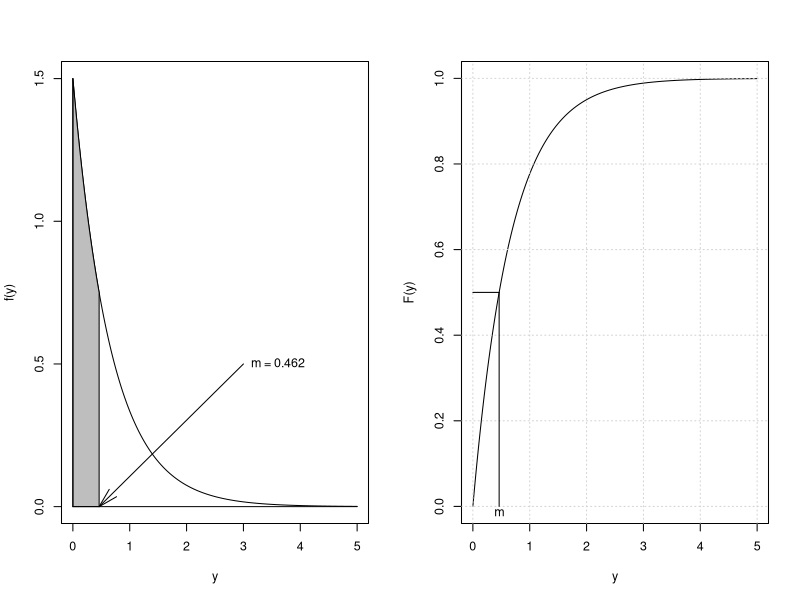
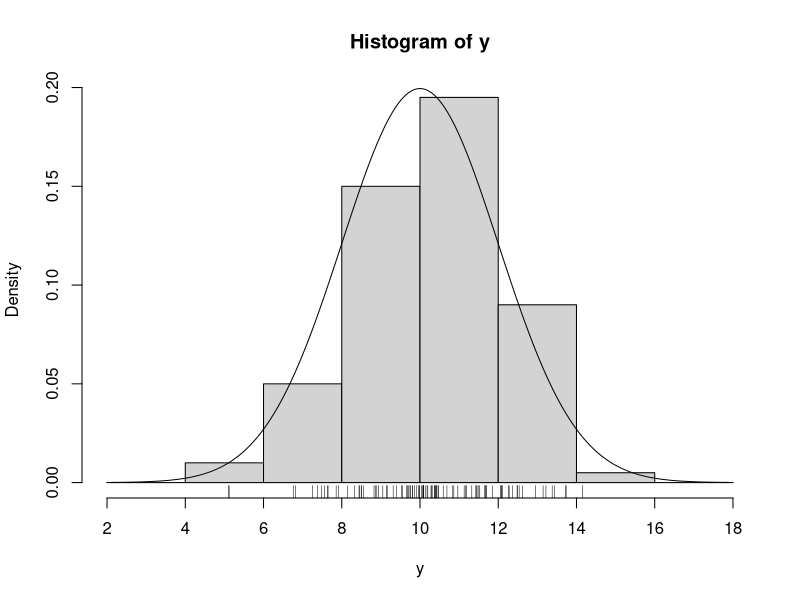
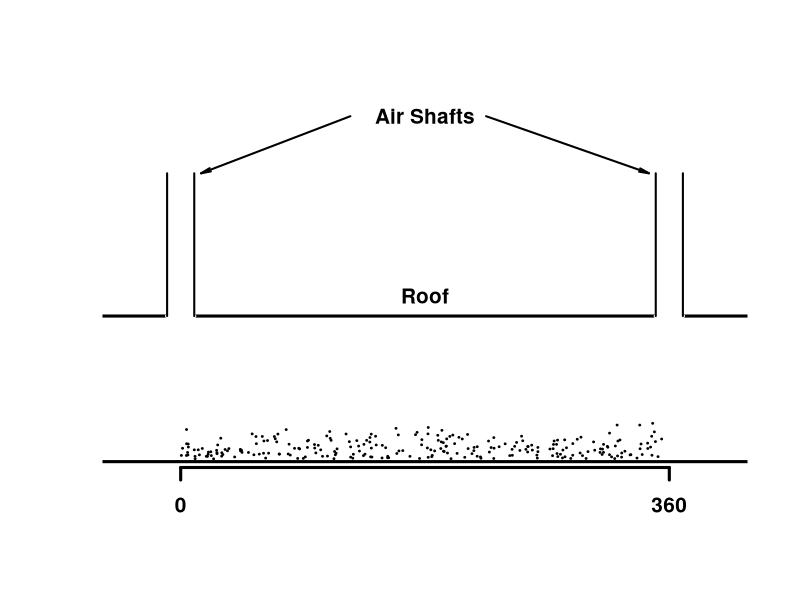

The R script that drew these images, in order:
## ---- chunk 1
par(mfrow=c(1,2), cex=.75)
y <- seq(0, 5, 0.0001)
f.y <- function(y) dexp(y, 1.5)
F.y <- function(y) pexp(y, 1.5)
m <- qexp(.5, 1.5)

plot(y, f.y(y), type="l", ylab="f(y)")
polygon(c(0, y[y<m], m), c(0, f.y(y[y<m]), 0), col="gray")
lines(x=c(0, 5), y=c(0,0))
lines(x=c(0, 0), y=c(0,1.5))
arrows(3, .5, m, 0, .2, 15)
text(3, .5, paste("m =", round(m, 3), ""), pos=4)

plot(y, F.y(y), type="l", ylab="F(y)")
grid()
lines(rep(m, 2), c(0, F.y(m)))
lines(c(0, m), rep(F.y(m), 2))
text(m, 0, "m", pos=1, offset=0.1)
## ---- chunk 2
par(mfrow=c(1,1), cex=1)
set.seed(4321)
y <- rnorm(n = 100, mean = 10, sd = 2)
mean(y)
sd(y)
hist(y, prob=T, breaks=seq(2, 18, 2), axes=F, xlim=c(2, 18))
axis(side=1, at=seq(2, 18, 2))
axis(side=2)
lines(seq(2, 18, .0001), dnorm(seq(2, 18, .0001), 10, 2))
rug(y)
## ---- chunk 3
par(cex=1.25)
x <- runif(250, 0, 360)
y <- sapply(abs(rnorm(250,,.5)), function(i) min(i, rnorm(1, 1, .2)))
plot(x, y, xlim=c(-40, 400), ylim=c(0, 12), axes=F, xlab="", ylab="",
     pch=20, cex=0.3)
axis(side=1, at=c(0, 360), line=-.2, lwd=3, font=2)
abline(h=-.1, lwd=3)
abline(h=5, lwd=3)
lines(c(-10, 10), rep(5, 2), col="white", lwd=4)
lines(c(350, 370), rep(5, 2), col="white", lwd=4)
lines(c(-10, -10), c(5, 10), lwd=2)
lines(c(10, 10), c(5, 10), lwd=2)
lines(c(350, 350), c(5, 10), lwd=2)
lines(c(370, 370), c(5, 10), lwd=2)
text(180, 5, "Roof", pos=3, lwd=2, font=2)
text(180, 12, "Air Shafts", lwd=2, font=2)
arrows(225, 12, 345, 10, length=.1, angle=10, lwd=2)
arrows(125, 12, 15, 10, length=.1, angle=10, lwd=2)
